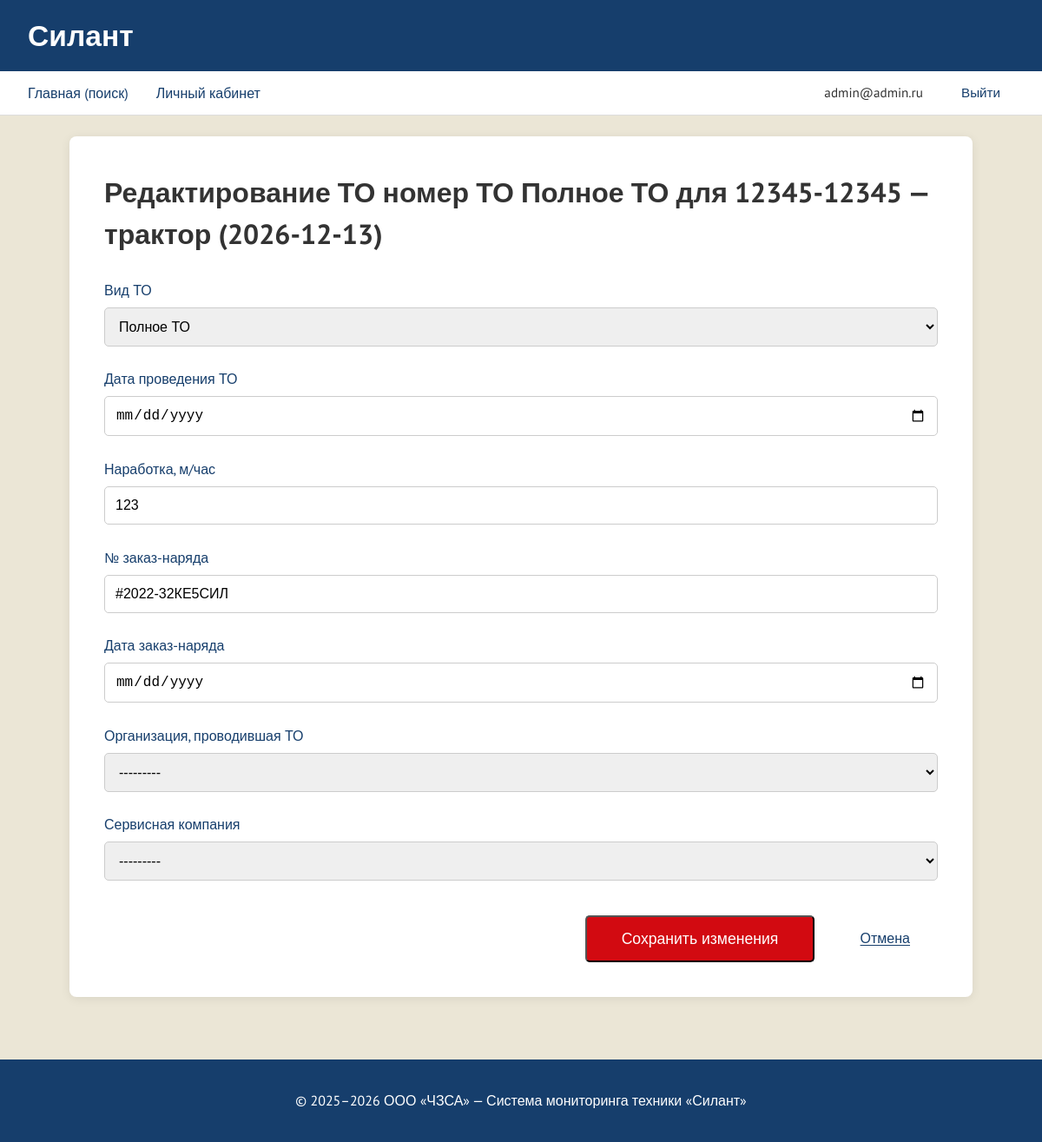
Screenshot of /maintenance/1/edit/ (signed in) with the database file from the repository.
### core/models.py (models this page shows)
class User(AbstractUser):
    username = None
    email = models.EmailField(
        _('email адрес'),
        unique=True,
        error_messages={
            'unique': _('Пользователь с таким email уже существует.'),
        },
    )
    USERNAME_FIELD = 'email'
    REQUIRED_FIELDS = []  # можно добавить сюда поля, если захочешь их запрашивать при createsuperuser
    objects = CustomUserManager()
    class Meta:
        verbose_name = _('пользователь')
        verbose_name_plural = _('пользователи')
    def __str__(self):
        return self.email or "Без email"

class Maintenance(models.Model):
    type = models.ForeignKey(
        MaintenanceType, verbose_name=_('вид ТО'),
        on_delete=models.PROTECT, related_name='maintenances'
    )
    date = models.DateField(_('дата проведения ТО'))
    hours = models.IntegerField(_('наработка, м/час'), default=0)
    order_number = models.CharField(_('№ заказ-наряда'), max_length=100, blank=True)
    order_date = models.DateField(_('дата заказ-наряда'), null=True, blank=True)
    organization = models.ForeignKey(
        User, verbose_name=_('организация, проводившая ТО'),
        on_delete=models.SET_NULL, null=True, blank=True,
        related_name='performed_maintenances'
    )
    machine = models.ForeignKey(
        Machine, verbose_name=_('машина'),
        on_delete=models.CASCADE, related_name='maintenances'
    )
    service_company = models.ForeignKey(
        User, verbose_name=_('сервисная компания'),
        on_delete=models.SET_NULL, null=True, blank=True,
        related_name='service_maintenances'
    )
    created_at = models.DateTimeField(auto_now_add=True)
    updated_at = models.DateTimeField(auto_now=True)
    class Meta:
        verbose_name = _('ТО')
        verbose_name_plural = _('ТО')
        ordering = ['-date']  # По умолчанию сортировка по дате проведения (как в ТЗ)
    def __str__(self):
        return f"ТО {self.type} для {self.machine} ({self.date})"

class Directory(models.Model):
    name = models.CharField(_('название'), max_length=200)
    description = models.TextField(_('описание'), blank=True)
    class Meta:
        abstract = True
    def __str__(self):
        return self.name

class MaintenanceType(Directory):
    class Meta:
        verbose_name = _('вид ТО')
        verbose_name_plural = _('виды ТО')
        ordering = ['name']

class Machine(models.Model):
    serial_number = models.CharField(
        _('зав. № машины'),
        max_length=100,
        unique=True,
        db_index=True,
        validators=[serial_number_validator],
        help_text=_('Только латинские буквы, цифры, -, _'),
    )
    model = models.ForeignKey(
        MachineModel, verbose_name=_('модель техники'),
        on_delete=models.PROTECT, related_name='machines'
    )
    engine_model = models.ForeignKey(
        EngineModel, verbose_name=_('модель двигателя'),
        on_delete=models.PROTECT, related_name='machines', null=True, blank=True
    )
    engine_serial = models.CharField(
        _('зав. № двигателя'), max_length=100, blank=True
    )
    transmission_model = models.ForeignKey(
        TransmissionModel, verbose_name=_('модель трансмиссии'),
        on_delete=models.PROTECT, related_name='machines', null=True, blank=True
    )
    transmission_serial = models.CharField(
        _('зав. № трансмиссии'), max_length=100, blank=True
    )
    drive_axle_model = models.ForeignKey(
        DriveAxleModel, verbose_name=_('модель ведущего моста'),
        on_delete=models.PROTECT, related_name='machines', null=True, blank=True
    )
    drive_axle_serial = models.CharField(
        _('зав. № ведущего моста'), max_length=100, blank=True
    )
    steer_axle_model = models.ForeignKey(
        SteerAxleModel, verbose_name=_('модель управляемого моста'),
        on_delete=models.PROTECT, related_name='machines', null=True, blank=True
    )
    steer_axle_serial = models.CharField(
        _('зав. № управляемого моста'), max_length=100, blank=True
    )
    contract_number = models.CharField(
        _('договор поставки №'), max_length=100, blank=True
    )
    contract_date = models.DateField(
        _('дата договора'), null=True, blank=True
    )
    shipment_date = models.DateField(
        _('дата отгрузки с завода'), null=True, blank=True
    )
    consignee = models.CharField(
        _('грузополучатель (конечный потребитель)'), max_length=300, blank=True
    )
    operation_address = models.CharField(
        _('адрес поставки / эксплуатации'), max_length=500, blank=True
    )
    options = models.TextField(
        _('комплектация / доп. опции'), blank=True
    )
    client = models.ForeignKey(
        User, verbose_name=_('клиент'),
        on_delete=models.SET_NULL, null=True, blank=True,
        related_name='client_machines'
    )
    service_company = models.ForeignKey(
        User, verbose_name=_('сервисная компания'),
        on_delete=models.SET_NULL, null=True, blank=True,
        related_name='service_machines'
    )
    created_at = models.DateTimeField(auto_now_add=True)
    updated_at = models.DateTimeField(auto_now=True)
    class Meta:
        verbose_name = _('машина')
        verbose_name_plural = _('машины')
        ordering = ['-shipment_date', 'serial_number']
        indexes = [
            models.Index(fields=['serial_number']),
            models.Index(fields=['shipment_date']),
        ]
    def __str__(self):
        return f"{self.serial_number} — {self.model}"

class MachineModel(Directory):
    class Meta:
        verbose_name = _('модель техники')
        verbose_name_plural = _('модели техники')
        ordering = ['name']

### core/views.py (the view)
# urls.py: path('maintenance/<int:pk>/edit/', MaintenanceUpdateView.as_view(), name='maintenance_edit'),
class MaintenanceUpdateView(LoginRequiredMixin, OwnershipMixin, UpdateView):
    model = Maintenance
    form_class = MaintenanceForm
    template_name = 'core/machine_form.html'
    success_url = reverse_lazy('core:dashboard')
    def test_func(self):
        maintenance = self.get_object()
        user = self.request.user
        if user.groups.filter(name='Менеджер').exists():
            return True
        elif user.groups.filter(name='Клиент').exists() and maintenance.machine.client == user:
            return True
        elif user.groups.filter(name='Сервисная_организация').exists() and maintenance.machine.service_company == user:
            return True
        return False
    def get_context_data(self, **kwargs):
        context = super().get_context_data(**kwargs)
        context['title'] = 'Редактирование ТО'
        return context

### core/forms.py
class MaintenanceForm(forms.ModelForm):
    class Meta:
        model = Maintenance
        fields = [
            'type',
            'date',
            'hours',
            'order_number',
            'order_date',
            'organization',
            'service_company',
        ]  # machine задаётся в view
        widgets = {
            'date': forms.DateInput(attrs={'type': 'date'}),
            'order_date': forms.DateInput(attrs={'type': 'date'}),
            'hours': forms.NumberInput(attrs={'min': 0}),
        }
    def __init__(self, *args, **kwargs):
        super().__init__(*args, **kwargs)
        qs = User.objects.filter(groups__name='Сервисная_организация')
        print("DEBUG MaintenanceForm: найдено пользователей в группе:", qs.count())
        print("DEBUG: их email:", [u.email for u in qs])
        self.fields['organization'].queryset = User.objects.filter(groups__name='Сервисная_организация')
        self.fields['service_company'].queryset = User.objects.filter(groups__name='Сервисная_организация')

### core/templates/core/machine_form.html (shortened to what this page needs)
{% extends 'core/base.html' %}
{% block content %}
<div style="background: white; padding: 2.5rem; border-radius: 8px; box-shadow: 0 2px 12px rgba(0,0,0,0.08); max-width: 960px; margin: 0 auto;">
    <h1 style="margin-top: 0; margin-bottom: 1.8rem;">
    {% if title %}
        {{ title }}
    {% else %}
        Редактирование данных машины
    {% endif %}
    {% if object %}
        номер {{ object }}
    {% endif %}
    </h1>
    <form method="post" novalidate>
        {% for field in form %}
            <div class="form-row {% if field.errors %}error{% endif %}">
                <label for="{{ field.id_for_label }}">{{ field.label }}</label>
                {{ field }}
            </div>
        {% endfor %}
        <div style="margin-top: 2.5rem; text-align: right;">
            <button type="submit" class="btn" style="padding: 0.9rem 2.5rem; font-size: 1.1rem;">
                {% if title == 'Добавление ТО' %}
                    Создать ТО
                {% elif title == 'Добавление рекламации' %}
                    Создать рекламацию
                {% elif object %}
                    Сохранить изменения
                {% else %}
                    Создать машину
                {% endif %}
            </button>
            <a href="{% url 'core:dashboard' %}" class="btn-outline" style="margin-left: 1rem; padding: 0.9rem 2rem;">
                Отмена
            </a>
        </div>
    </form>
</div>
{% endblock %}

### core/templates/core/base.html (shortened to what this page needs)
<!DOCTYPE html>
<html lang="ru">
<head>
    {% load static %}
</head>
<body>
<header>
    <h1 style="margin:0; font-size:2.1rem;">Силант</h1>
</header>
<nav>
    <div style="display:flex; align-items:center; max-width:1400px; margin:0 auto;">
        {% if user.is_authenticated %}
            <ul>
                <li><a href="{% url 'core:home' %}">Главная (поиск)</a></li>
                <li><a href="{% url 'core:dashboard' %}">Личный кабинет</a></li>
            </ul>
            <div class="user-info">
                {{ user.email }}
                <a href="{% url 'account_logout' %}" class="btn-outline" style="margin-left:1.5rem; padding:0.5rem 1rem;">Выйти</a>
            </div>
        {% else %}
            <ul>
                <li><a href="{% url 'core:home' %}">Главная</a></li>
                <li><a href="{% url 'account_login' %}">Вход</a></li>
            </ul>
        {% endif %}
    </div>
</nav>
<main class="container">
    {% block content %}{% endblock %}
</main>
<footer>
    <p>© 2025–2026 ООО «ЧЗСА» — Система мониторинга техники «Силант»</p>
</footer>
</body>
</html>

### core/templates/core/machine_form.html (style rules this page uses)
.form-row { margin-bottom: 1.6rem; }
.form-row label { display: block; margin-bottom: 0.5rem; font-weight: 500; color: var(--dark-blue); }
.form-row input, .form-row select, .form-row textarea { width: 100%; padding: 0.75rem; border: 1px solid #ccc; border-radius: 5px; font-size: 1rem; box-sizing: border-box; }
.form-row input[type="date"] { padding: 0.75rem; }

### rows the page displays
User: email "admin@admin.ru"
Maintenance: type+machine+date "ТО Полное ТО для 12345-12345 — трактор (2026-12-13)", form "Полное ТО" "123" "#2022-32КЕ5СИЛ" "---------" "---------"

### other values shown
{{ title }} "Редактирование ТО"
{{ field.label }} "Вид ТО" "Дата проведения ТО" "Наработка, м/час" "№ заказ-наряда" "Дата заказ-наряда" "Организация, проводившая ТО" "Сервисная компания"
